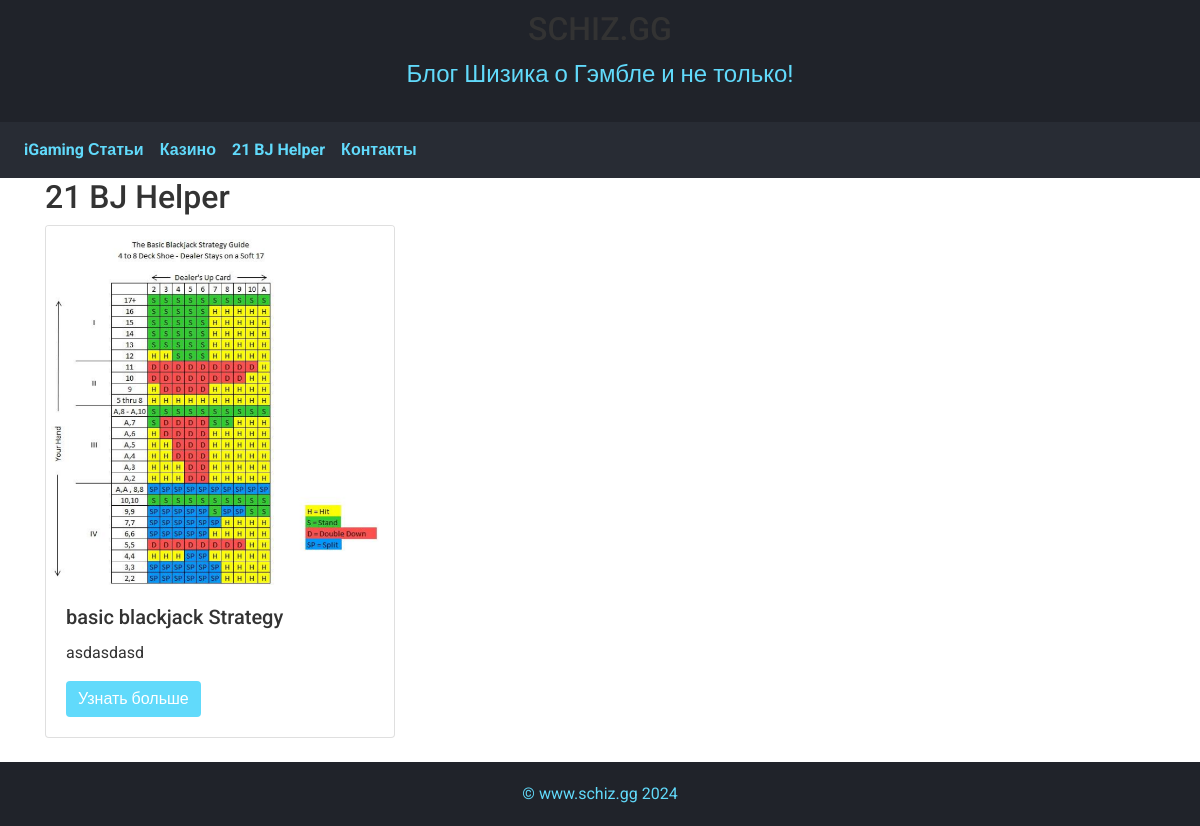
/blackjack/, run on the app's committed database.
### myapp/models.py (models this page shows, shortened)
class BlackjackPublication(models.Model):
    title = models.CharField(max_length=255)
    image = models.ImageField(upload_to='blackjack_images/')
    description = models.TextField()

### myapp/views.py (the view)
# urls.py: path('blackjack/', blackjack_helper, name='blackjack_helper'),
def blackjack_helper(request):
    blackjack_publications = BlackjackPublication.objects.all()
    return render(request, 'myapp/blackjack_helper.html', {'blackjack_publications': blackjack_publications})

### myapp/templates/myapp/blackjack_helper.html (shortened to what this page needs)
{% extends 'base.html' %}
{% block content %}
    <h2>21 BJ Helper</h2>
    {% if blackjack_publications %}
        <div class="row">
            {% for publication in blackjack_publications %}
                <div class="col-md-4 mb-4">
                    <div class="card">
                        <img src="{{ publication.image.url }}" class="card-img-top" alt="{{ publication.title }}">
                        <div class="card-body">
                            <h5 class="card-title">{{ publication.title }}</h5>
                            <p class="card-text">{{ publication.description }}</p>
                            <a href="{% url 'blackjack_publication_detail' pk=publication.pk %}" class="btn btn-primary">Узнать больше</a>
                        </div>
                    </div>
                </div>
            {% endfor %}
        </div>
    {% else %}
        <p>No publications available.</p>
    {% endif %}
{% endblock %}

### myapp/templates/myapp/base.html (style rules this page uses)
body, h1, h2, h3, h4, h5, h6, p, a { font-family: 'Roboto', sans-serif; color: #333; }
.btn-primary { background-color: #61dafb; border: none; }

### data on the page
BlackjackPublication: image (picture), title "basic blackjack Strategy", description "asdasdasd"
